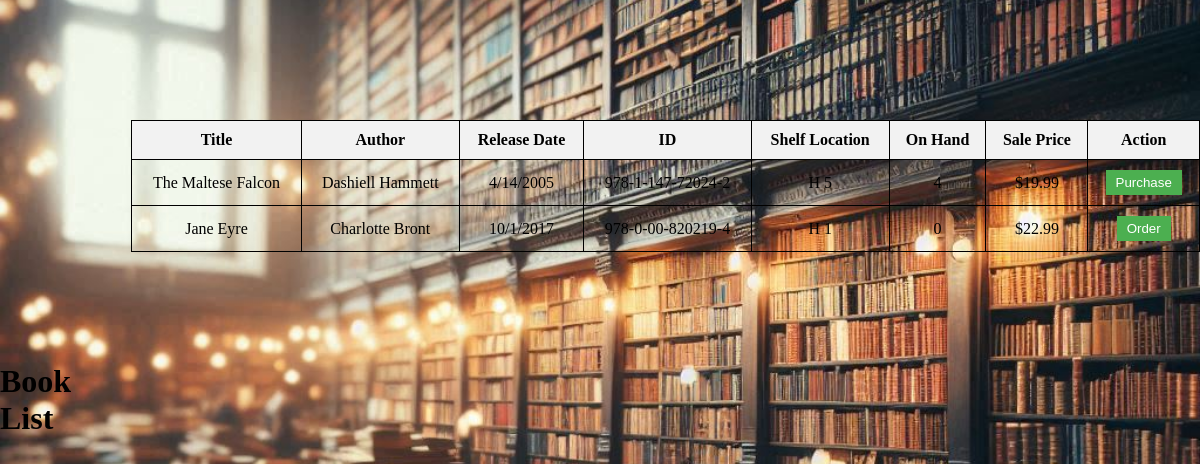
Before: /lookup_book?bookid=202 with the older database file.
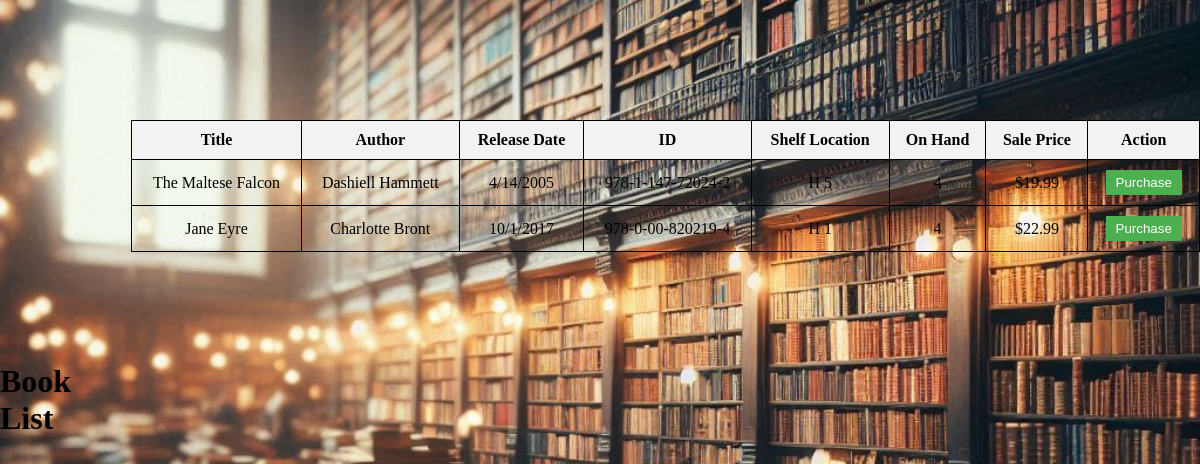
After: the same page with the newer database file.
### tables this page shows
CREATE TABLE "BookInventory" (
	"BookInfoID"	TEXT,
	"StockMin"	INTEGER,
	"StockMax"	INTEGER,
	"AisleLoc"	TEXT,
	"ShelfLoc"	INTEGER
, "OnHandQty"	INTEGER);

CREATE TABLE "BookInfo" (
	"Title"	TEXT NOT NULL,
	"Author"	TEXT,
	"ID"	NUMERIC,
	"Cost"	NUMERIC NOT NULL,
	"SalePrice"	NUMERIC NOT NULL,
	"ReleaseDate"	TEXT,
	PRIMARY KEY("ID")
);

### FlaskUpdate2.py (the view)
@app.route('/lookup_book', methods=['GET'])
def lookup_book():
    title = request.args.get('title', None)
    author = request.args.get('author', None)
    bookid = request.args.get('bookid', None)
    if not title and not author and not bookid:
        return render_template('error.html', message="Please provide a title, author, or ID to look up")
    conn = connect_db()
    cursor = conn.cursor()
    if title:
        query = "SELECT * FROM BookInfo INNER JOIN BookInventory ON BookInfo.ID = BookInventory.BookInfoID WHERE title LIKE ?"
        cursor.execute(query, ('%' + title + '%',))
    elif author:
        query = "SELECT * FROM BookInfo INNER JOIN BookInventory ON BookInfo.ID = BookInventory.BookInfoID WHERE author LIKE ?"
        cursor.execute(query, ('%' + author + '%',))
    elif bookid:
        query = "SELECT * FROM BookInfo INNER JOIN BookInventory ON BookInfo.ID = BookInventory.BookInfoID WHERE ID LIKE ?"
        cursor.execute(query, ('%' + bookid + '%',))
    rows = cursor.fetchall()
    conn.close()
    if rows:
        auth_level = session.get('auth_level', 'Customer')
        return render_template('book_list.html', books=rows, auth_level=auth_level)
    else:
        return render_template('error.html', message="No books found")

### FlaskUpdate2.py (called while the page is built)
def connect_db():
    logging.debug("Connecting to the Database")
    conn = sqlite3.connect('CTUTeamProject.db')
    conn.row_factory = sqlite3.Row  # This allows us to return rows as dictionaries
    return conn

@app.template_filter('currency')
def currency_filter(value):
    return "${:,.2f}".format(value)

### templates/book_list.html (shortened to what this page needs)
<!DOCTYPE html>
<html>
<head>
</head>
<body>
    <h1>Book List</h1>
    <div class="table-container">
        <table>
            <tr>
                <th>Title</th>
                <th>Author</th>
                <th>Release Date</th>
                <th>ID</th>
                <th>Shelf Location</th>
                <th>On Hand</th>
                <th>Sale Price</th>
                <th>Action</th>
            </tr>
            {% for book in books %}
            <tr>
                <td>{{ book.Title }}</td>
                <td>{{ book.Author }}</td>
                <td>{{ book['ReleaseDate'] }}</td>
                <td>{{ book.ID }}</td>
                <td>{{ book['AisleLoc'] }} {{ book['ShelfLoc'] }}</td>
                <td>{{ book['OnHandQty'] }}</td>
                <td>{{ book.SalePrice | currency }}</td>
                <td>
                    {% if book['OnHandQty'] > 0 %}
                    <button class="sell-button" data-bookid="{{ book.id }}">
                        {{ 'Purchase' if auth_level == 'Customer' else 'Sell' }}
                    </button>
                    {% else %}
                    <button class="sell-button" data-bookid="{{ book.id }}">
                        Order
                    </button>
                    {% endif %}
                </td>
            </tr>
            {% endfor %}
        </table>
    </div>
</body>
</html>

Changed rows visible on the page:
changed BookInventory "Jane Eyre": OnHandQty "0" → "4"; value (not shown) → "Purchase"; no longer shows "Order"
